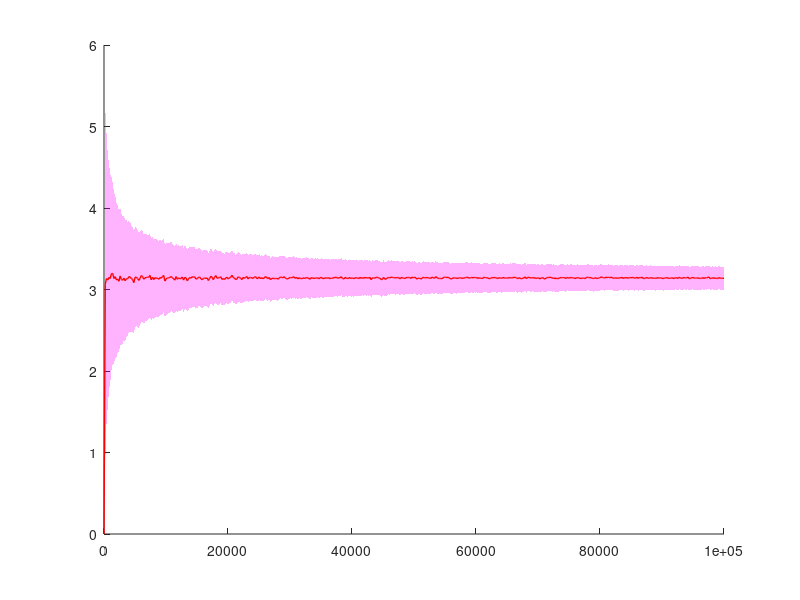

This chart was generated by the following MATLAB code: (Note: this script raises an error after producing the figure.)
close all; clear;
% Set the maximum number of points
max_n = 1e5;
% Define the number of steps (intervals) to increase n
steps = 500; % Reduced for faster computation and smoother visualization

% Initialize arrays to store results
n_values = linspace(1, max_n, steps); % Values of n to test
pi_estimates = zeros(1, steps);       % Store Pi estimates for each n
errors = zeros(1, steps);             % Store moving error estimates for each n
errors_var = zeros(1, steps);

% Loop over each n value and estimate Pi
for i = 1:steps
    % Number of points for this iteration
    n = round(n_values(i));
    
    % Generate random x and y coordinates between 0 and 1
    x = rand(n, 1);
    y = rand(n, 1);

    % Calculate distance from the origin
    distance = sqrt(x.^2 + y.^2);

    % Count points inside the quarter circle
    points_inside_circle = sum(distance <= 1);

    % Estimate Pi
    pi_estimates(i) = 4 * (points_inside_circle / n);

    % Function to estimate accuracy using std()
    errors(i) = std(pi_estimates(1:i));
    
end

% Define the upper and lower bounds for the shaded convergence region
upper_bound = pi_estimates + errors;
lower_bound = pi_estimates - errors;

% Plotting the estimated Pi values with a shaded convergence region
figure;
hold on;

% Plot the shaded convergence region
fill([n_values, fliplr(n_values)], [upper_bound, fliplr(lower_bound)], ...
    'm', 'EdgeColor', 'none', 'FaceAlpha', 0.3);

% Plot the estimated Pi values
plot(n_values, pi_estimates, 'r-', 'LineWidth', 1);

% Plot the true value of Pi for reference
yline(pi, 'b--', 'LineWidth', 1.5); % Actual value of Pi

% Label the plot
xlabel('Number of Points (n)');
ylabel('Estimated Value of Pi');
title('Estimation of Pi Using Monte Carlo Method');
legend('Convergence Region', 'Estimated \pi', '\pi');
grid on;
ylim([2.75, 3.5]);
hold off;

